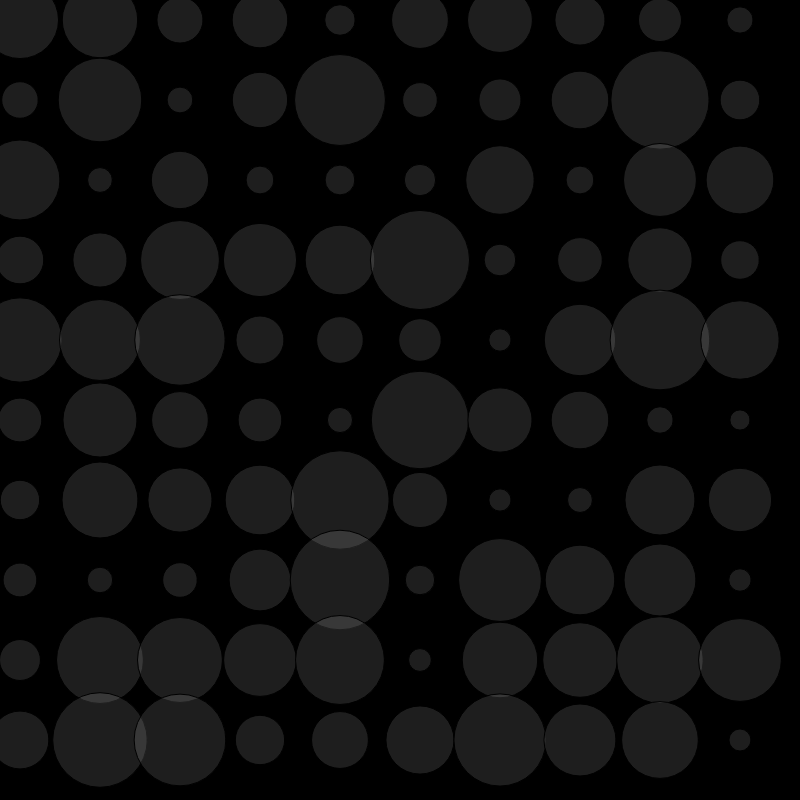
Frame 1 (no input)
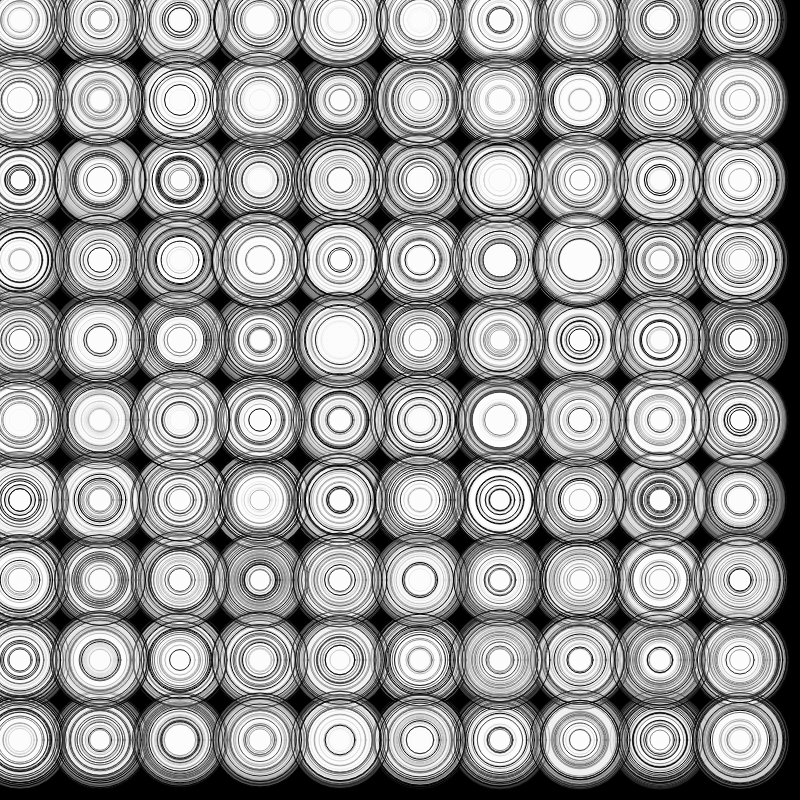
Frame 60 (no input)
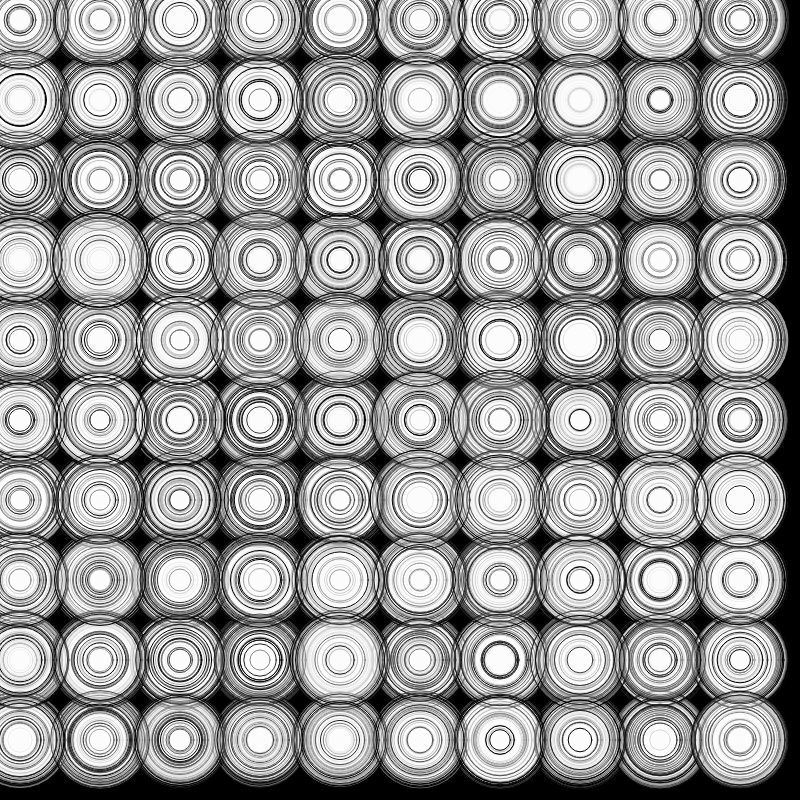
Frame 120 (the mouse pressed at the canvas centre since frame 60)

The p5.js sketch that drew these frames (run headless with seeded random() and noise() and a simulated clock; from frame 60 on, the mouse is pressed at the canvas centre):

// p5.js sketch
// ── sketch.js
function setup() {
  createCanvas(800, 800);
  background(0);
}

function draw() {
  
  for (var i=0; i<10; i++) {
    for (var j=0; j<10; j++) {
      
      var x = 20 + 80*i;
      var y = 20 + 80*j;
      
      var r = random(20, 100);
      
      fill(255, 30);
      ellipse(x, y, r, r);
      
    }
  }


}
